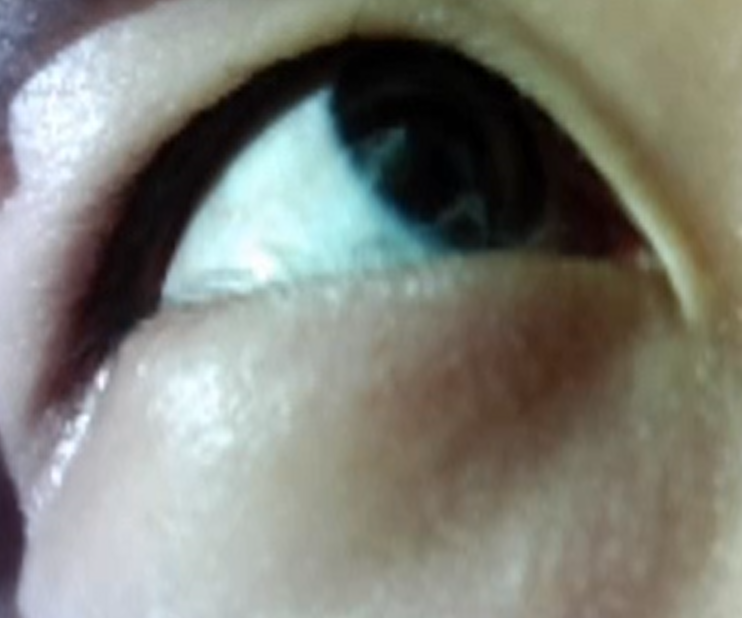
#> input picture cs9.png, 1483 x 1235 px (shown at 1/2 size)
$ python ver7.py   (older library calls are emulated)
#> lines starting #> are read from the running program, lines starting #| are printed output that depends on the picture; after the words box and inside, x2 and y2 are one past the last pixel; in counts of white or black regions, pixels touching at a corner belong together
import numpy as np
import cv2
import random
import math


'''
star + ransac(밀도로 적합도평가) : pic
1) max_radius 가상광선길이 /작은 영상=100, 큰영상=450
2) thresh 이진화 임계값 / 일반적으로 50이면 적당하나 영상이 어두우면 20
3) threshold=3 가까운점인지 인식할 기준 임계값 / 일반적으로 3
4)min_density_threshold=1 밀도 임계값 / 일반적으로 1
5) min_length 타원 최소 주축,부축 길이 일반적으로 40이나 영상이 작으면 20 / 20-40
6) max_length 타원 최대 주축,부축 길이 일반적으로 150이나 영상이 작으면 80, 영상이 크면 180/ 80-180
'''

class Star:
    def __init__(self, image_path):
        # 이미지 로딩
#> called with image_path = 'cs9.png'
        self.frame = cv2.imread(image_path)
#> self.frame is the input picture: shape (1235, 1483, 3); mean B, G, R 120.6, 129.1, 127.6
        if self.frame is None:
            raise ValueError("Failed to load the image.")

        self.image_width = self.frame.shape[1]
#> self.image_width = 1483
        self.image_height = self.frame.shape[0]
#> self.image_height = 1235
        self.xc, self.yc = self.image_width // 2, self.image_height // 2
#> self.xc = 741; self.yc = 617

    def preprocess_frame(self):
        # 이미지를 밝게 하고 회색조로 변환
        bright_frame = cv2.convertScaleAbs(self.frame, alpha=1.5, beta=0)
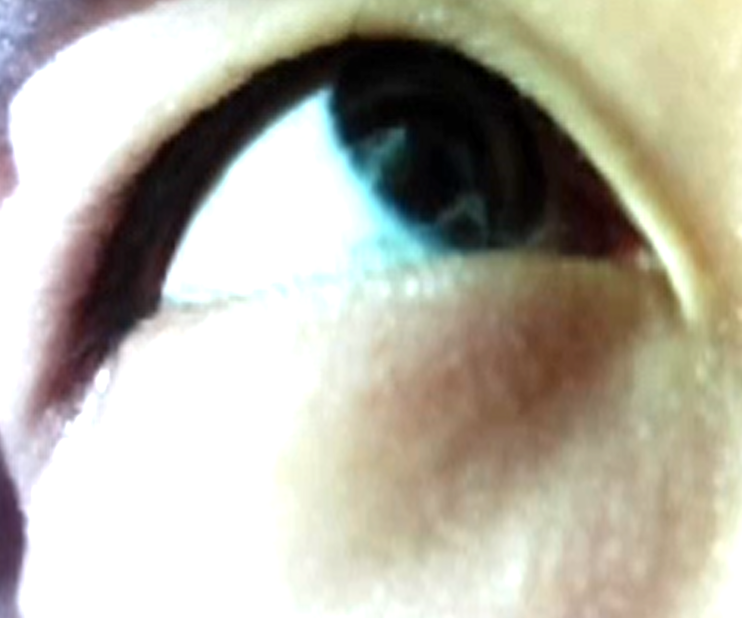
#> bright_frame: shape (1235, 1483, 3) (shown at 1/2 size); mean B, G, R 164.3, 177.8, 181.4
        self.gray = cv2.cvtColor(bright_frame, cv2.COLOR_BGR2GRAY)
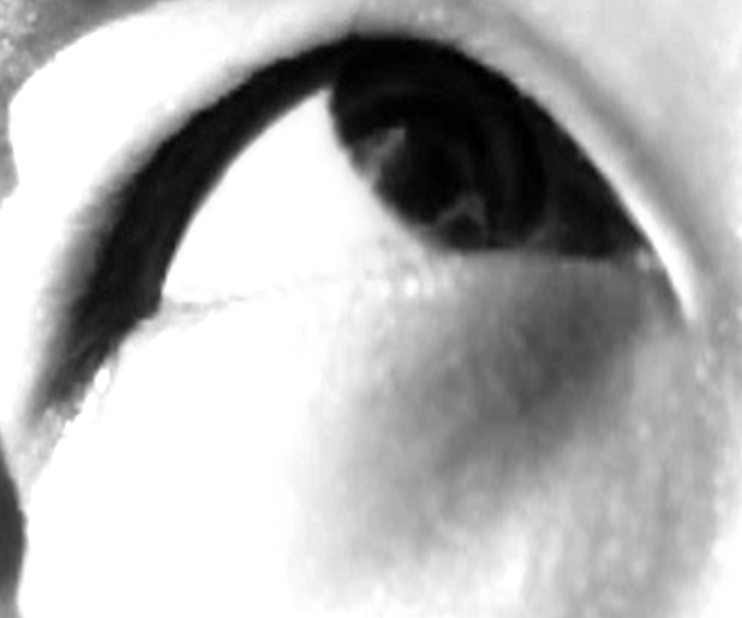
#> self.gray: shape (1235, 1483) (shown at 1/2 size); min 0, max 255, mean 177.3
        return self.gray

    def ray_casting(self, num_rays=360, max_radius=100,thresh=50):
#> called with num_rays = 360, max_radius = 600, thresh = 15
        edges = []
        _, self.threshold = cv2.threshold(self.gray, thresh, 255, cv2.THRESH_BINARY)
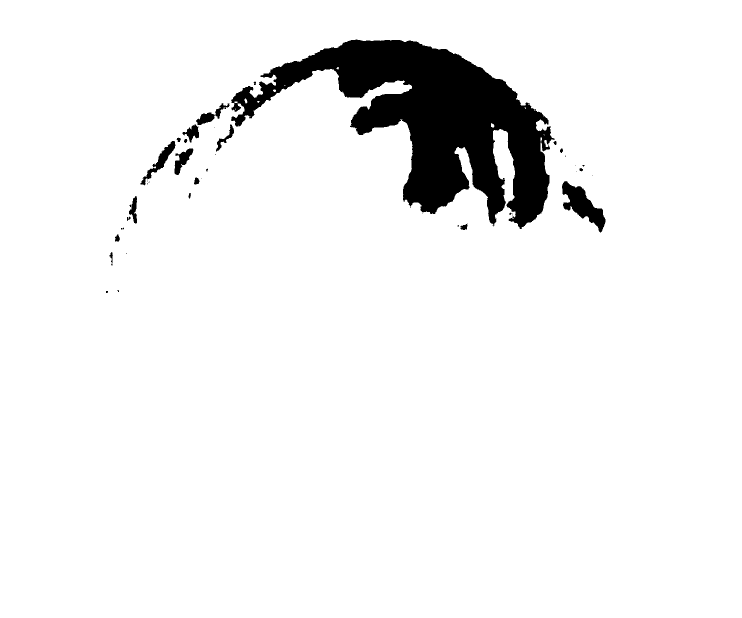
#> self.threshold: shape (1235, 1483) (shown at 1/2 size); 94.1% white; 52 black regions (32 under 20 px), largest, box (x1, y1, x2, y2) and area: (462, 79, 1109, 458) 98660, (1124, 362, 1211, 465) 3697, (281, 282, 351, 371) 1309
        self.sobel_x = cv2.Sobel(self.threshold, cv2.CV_64F, 1, 0, ksize=3)
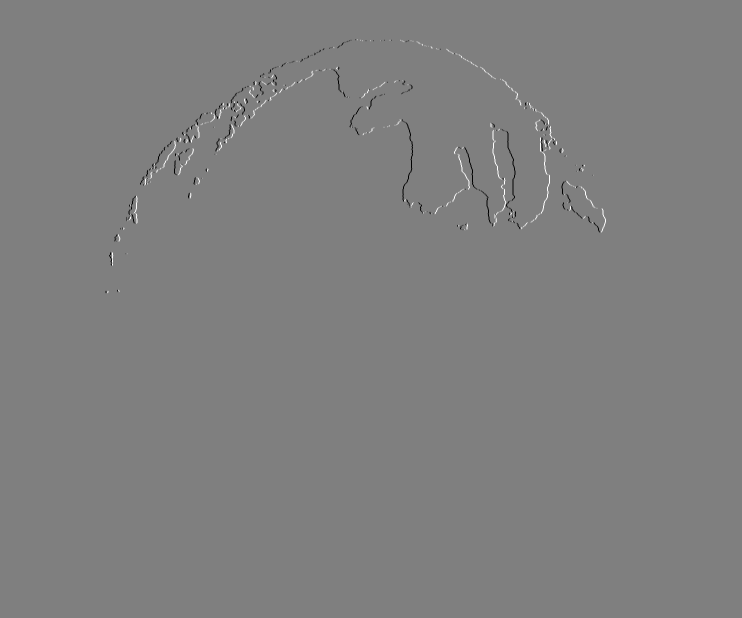
#> self.sobel_x: shape (1235, 1483) float64 (shown at 1/2 size); min -1020, max 1020, mean 0; drawn with min black and max white
        self.sobel_y = cv2.Sobel(self.threshold, cv2.CV_64F, 0, 1, ksize=3)
        sobel_mag = np.sqrt(self.sobel_x**2 + self.sobel_y**2)
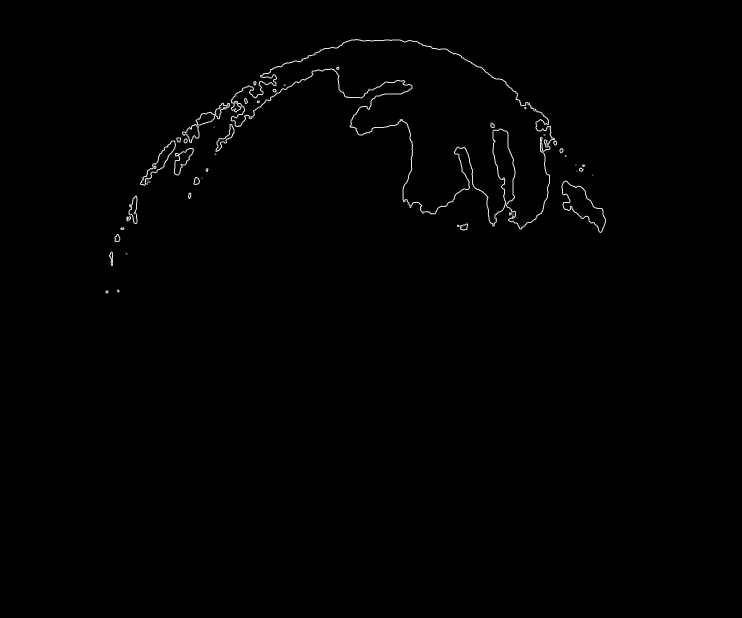
#> sobel_mag: shape (1235, 1483) float64 (shown at 1/2 size); min 0, max 1140.4, mean 6.4; drawn with min black and max white

        for i in range(num_rays):
            theta = 2 * np.pi * i / num_rays

            for r in range(0, max_radius):
                x = int(self.xc + r * np.cos(theta))
                y = int(self.yc + r * np.sin(theta))
                if x < 0 or x >= self.frame.shape[1] or y < 0 or y >= self.frame.shape[0]:
                    break
                sobel_value = sobel_mag[int(y), int(x)] if (0 <= x < sobel_mag.shape[1] and 0 <= y < sobel_mag.shape[0]) else 0
                if sobel_value > 70:  # Increase threshold to detect more edges
                    edges.append((x, y))
#> after the loop, edges = 1951 pairs, first value 220 to 1211, second value 78 to 581
        for x, y in edges:
            cv2.circle(self.frame, (x, y), 1, (0, 255, 0), -1)
#> this loop made 1951 passes
#> (x, y) on passes 1 to 3: (238, 581), (237, 581), (235, 581)
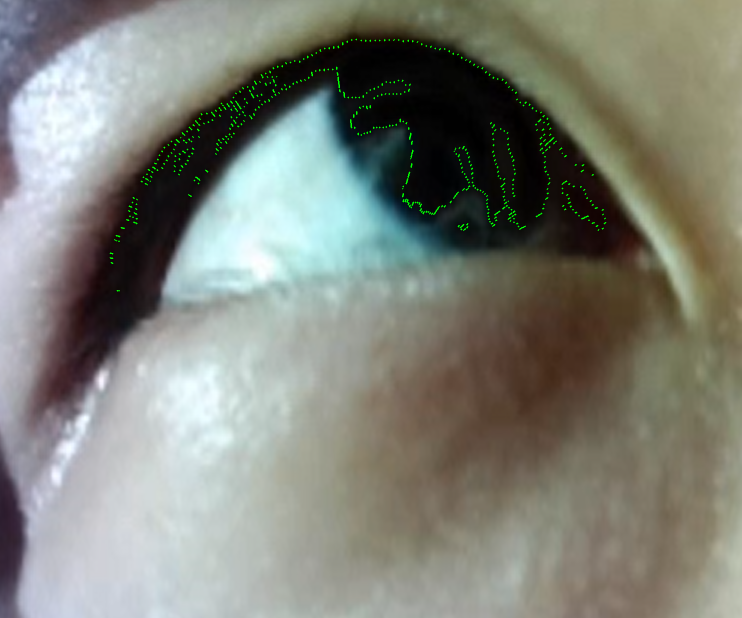
#> self.frame: shape (1235, 1483, 3) (shown at 1/2 size); 0.35% of pixels changed, all inside (x1, y1, x2, y2) = (219, 77, 1213, 583)
        print('total edges:',len(edges),'개')
#| total edges: 1951 개
        return edges

    def fit_ellipse_ransac(self, edges, num_iterations=500, threshold=3,min_density_threshold=1,min_length=20,max_length=40):
        # RANSAC 알고리즘을 이용한 타원 추정
        best_ellipse = None
        best_density = 0
        best_inliers=[]
        for _ in range(num_iterations):
            # 무작위로 5개의 엣지 점 선택
            sample_points = random.sample(edges,5)

            # 타원 파라미터 추정
            ellipse = self.fit_ellipse_from_points(sample_points)
            if ellipse[1][0] < min_length or ellipse[1][1] < min_length:
                print('ellipse too small')
                continue
            if  ellipse[1][0] > max_length or ellipse[1][1] > max_length:
                print('ellipse too big')
                continue

            # 타원에 대한 인라이어 계산
            inliers = self.get_inliers(edges, ellipse, threshold)

            # 밀도 계산
            density = self.calculate_density(ellipse, inliers)

            # 최적의 타원 선택 (밀도 기준)
            if density > min_density_threshold:
                best_density = density
                best_ellipse = ellipse
                best_inliers = inliers

        print('inliers: ', len(best_inliers))
        print('최적 타원의 밀도:', best_density)

        return best_ellipse

    def fit_ellipse_from_points(self, points):
        # 최소 5개의 점으로 타원 파라미터 추정
        points = np.array(points)
        ellipse = cv2.fitEllipse(points)
        return ellipse

    def get_inliers(self, edges, ellipse, threshold):
        # 타원에 가까운 점들을 인라이어로 간주
        inliers = []
        for x, y in edges:
            if self.is_point_near_ellipse(x, y, ellipse, threshold):
                inliers.append((x, y))

        return inliers

    def is_point_near_ellipse(self, x, y, ellipse, threshold):
        # 점이 타원에 가까운지 확인하는 함수
        cx, cy = ellipse[0]
        a, b = ellipse[1]
        angle = ellipse[2]

        dx = (x - cx) * np.cos(np.radians(angle)) + (y - cy) * np.sin(np.radians(angle))
        dy = -(x - cx) * np.sin(np.radians(angle)) + (y - cy) * np.cos(np.radians(angle))

        distance = (dx**2) / (a**2) + (dy**2) / (b**2)
        # print(f"점 ({x}, {y})가 타원에 가까운지 확인: {abs(distance - 1)} < {threshold}")
        return abs(distance - 1) < threshold

    def calculate_density(self, ellipse, inliers):
        # 타원의 밀도 계산
        a, b = ellipse[1]
        perimeter = np.pi * (3 * (a + b) - np.sqrt((3*a + b) * (a + 3*b)))
        density = len(inliers) / perimeter
        return density

    def draw_ellipse(self, ellipse, edges):
        # 타원과 경계 근처 점들 시각화
        if ellipse is not None:
            center, axes, angle = ellipse
            print(f"타원의 중심: {center}, 주축, 부축 길이: {axes}, 회전 각도: {angle}")
            a = axes[0] / 2
            b = axes[1] / 2
            area = np.pi * a * b
            print(f"타원의 넓이: {area:.2f}")
            C = math.pi * (3 * (a + b) - math.sqrt((3 * a + b) * (a + 3 * b)))
            print(f"타원 경계의 길이: {C:.2f}")

            # 경계 근처 점들 시각화
            for edge in edges:
                if self.is_point_near_ellipse(edge[0], edge[1], ellipse, threshold=3):
                    cv2.circle(self.frame, (edge[0], edge[1]), 1, (0, 255, 0), -1)  # 초록색 원으로 표시
            #타원 시각화
            cv2.ellipse(self.frame, ellipse, (0, 0, 255), 3)
            #타원중심시각화
            center = (int(ellipse[0][0]), int(ellipse[0][1]))
            cv2.circle(self.frame, (int(ellipse[0][0]), int(ellipse[0][1])), 4, (0, 0,255), -1)
        else:
            print("타원이 발견되지 않았습니다.")


    def release_resources(self):
        # 자원 해제
        cv2.destroyAllWindows()

if __name__ == "__main__":
    a = Star("cs9.png")  # 이미지 파일 경로로 변경

    a.preprocess_frame()
    edges = a.ray_casting(max_radius=600,thresh=15)
    best_ellipse = a.fit_ellipse_ransac(edges,num_iterations=500, threshold=3,min_density_threshold=1,min_length=150,max_length=400)
#> the loop in fit_ellipse_ransac, `for _ in range(num_iterations):` made 500 passes
#> ellipse on passes 1, 3, 4: ((896.5, 250.9), (279.2, 497.3), 130.6), ((720.9, 299.7), (166.4, 794.2), 109), ((681.9, 250.5), (149.2, 912.4), 115.4)
    a.draw_ellipse(best_ellipse, edges)
#> the loop in draw_ellipse, `for edge in edges:` made 1951 passes
#> in draw_ellipse, `cv2.ellipse(self.frame, ellipse, (0, 0, 255), 3)`:
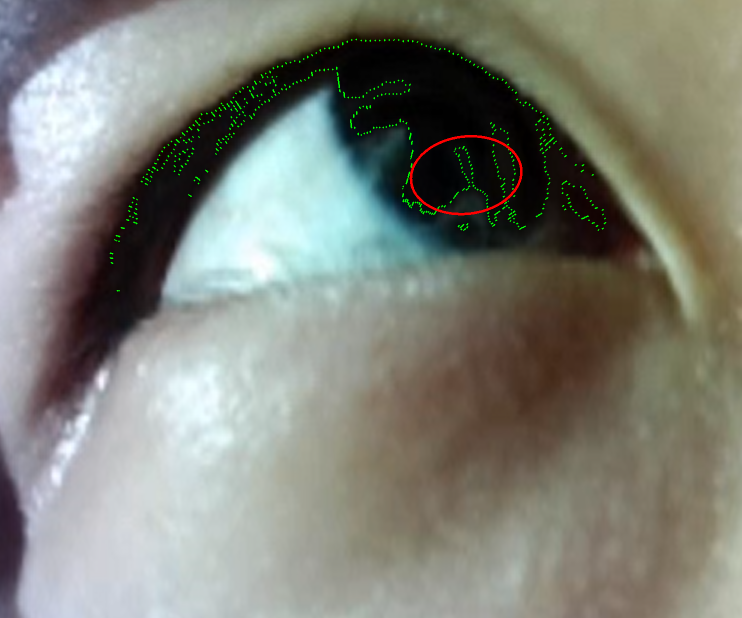
#> self.frame: shape (1235, 1483, 3) (shown at 1/2 size); 0.16% of pixels changed, all inside (x1, y1, x2, y2) = (819, 270, 1045, 431)
#> in draw_ellipse, `cv2.circle(self.frame, (int(ellipse[0][0]), int(ellipse[0][1])), 4, (0..`: self.frame: shape (1235, 1483, 3); under 0.01% of pixels changed, all inside (x1, y1, x2, y2) = (927, 345, 936, 354)

    cv2.imshow("Processed Image", a.frame)
    cv2.waitKey(0)
    cv2.destroyAllWindows()
    a.release_resources()

$ run again, with cs10.png copied over cs9.png
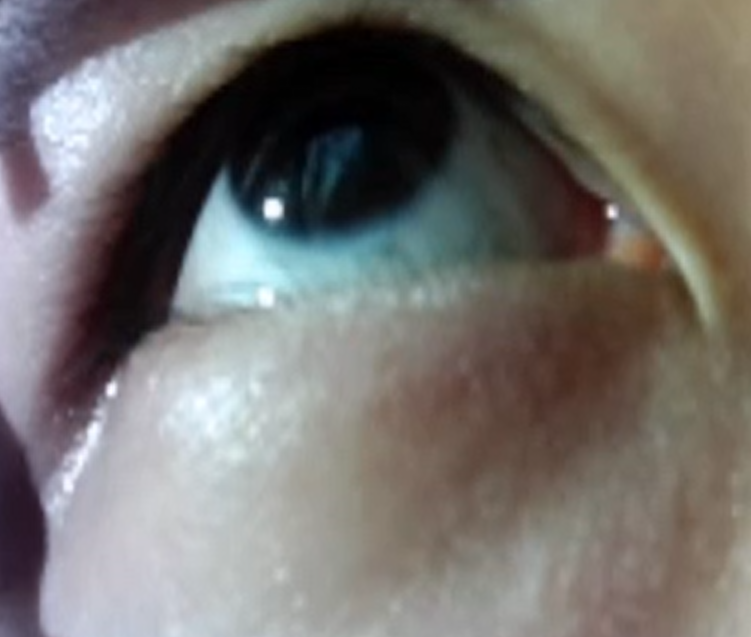
#> input picture cs10.png, 1501 x 1274 px (shown at 1/2 size)
#> in __init__, self.frame is the input picture: shape (1274, 1501, 3); mean B, G, R 109.8, 113.3, 116.4
#> in ray_casting, `_, self.threshold = cv2.threshold(self.gray, thresh, 255, cv2.THRESH_B..`:
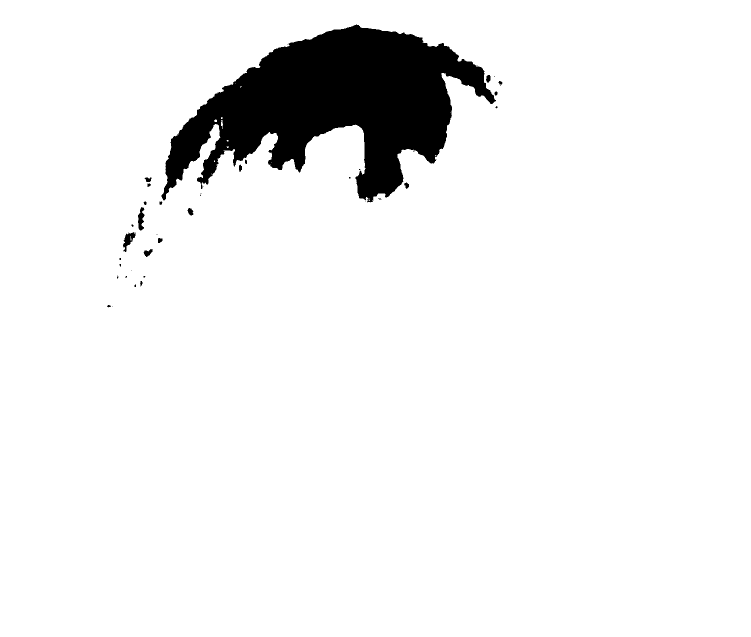
#> self.threshold: shape (1274, 1501) (shown at 1/2 size); 93.8% white; 41 black regions (23 under 20 px), largest, box (x1, y1, x2, y2) and area: (323, 49, 992, 405) 116569, (246, 464, 271, 504) 453, (276, 414, 289, 461) 384
#> after the loop in ray_casting, `for i in range(num_rays):`: edges = 1270 pairs, first value 215 to 1002, second value 49 to 609
#> the loop in ray_casting, `for x, y in edges:` made 1270 passes
#> (x, y) on passes 1 to 3: (219, 609), (218, 609), (217, 609)
#> after the loop in ray_casting, `for x, y in edges:`:
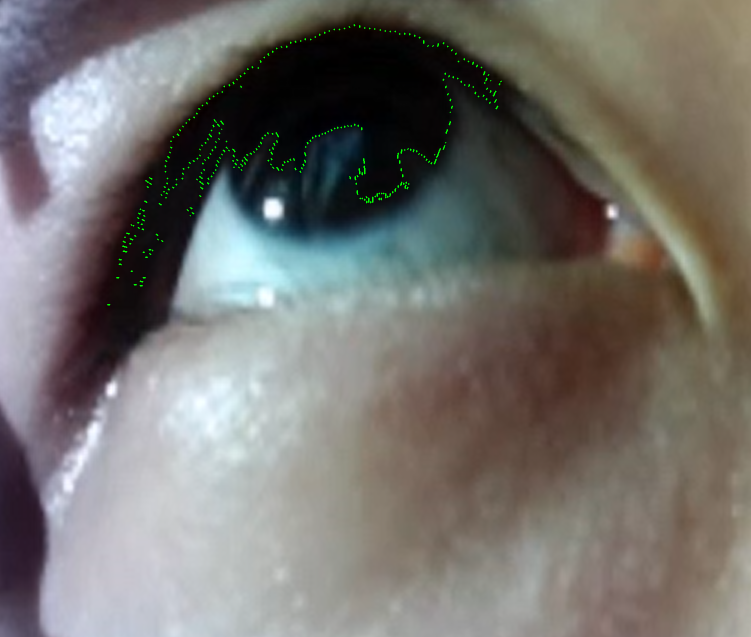
#> self.frame: shape (1274, 1501, 3) (shown at 1/2 size); 0.23% of pixels changed, all inside (x1, y1, x2, y2) = (214, 48, 1004, 611)
#| total edges: 1270 개
#> the loop in fit_ellipse_ransac, `for _ in range(num_iterations):` made 500 passes
#> (sample_points, ellipse) on pass 1: ([(719, 343), (737, 396), (247, 483), (444, 184), (817, 367)], ((337.8, 333), (310, 868.7), 92.63))
